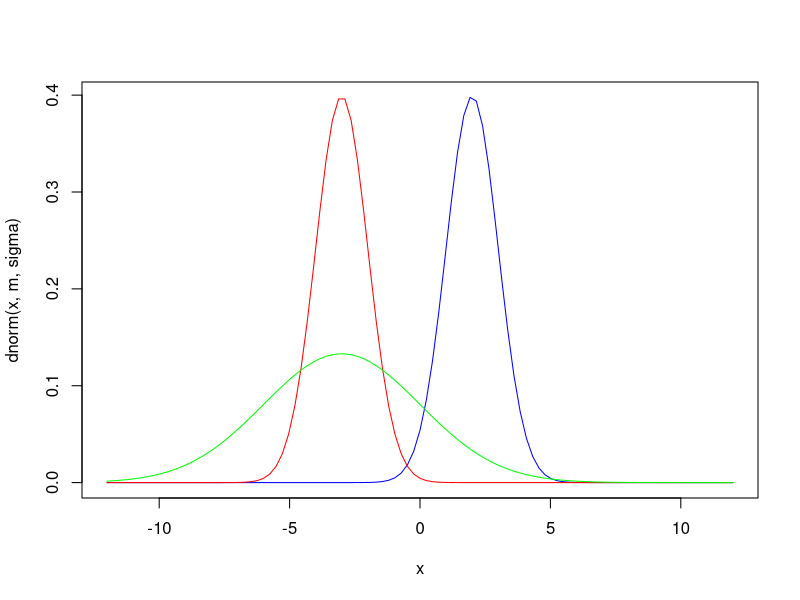
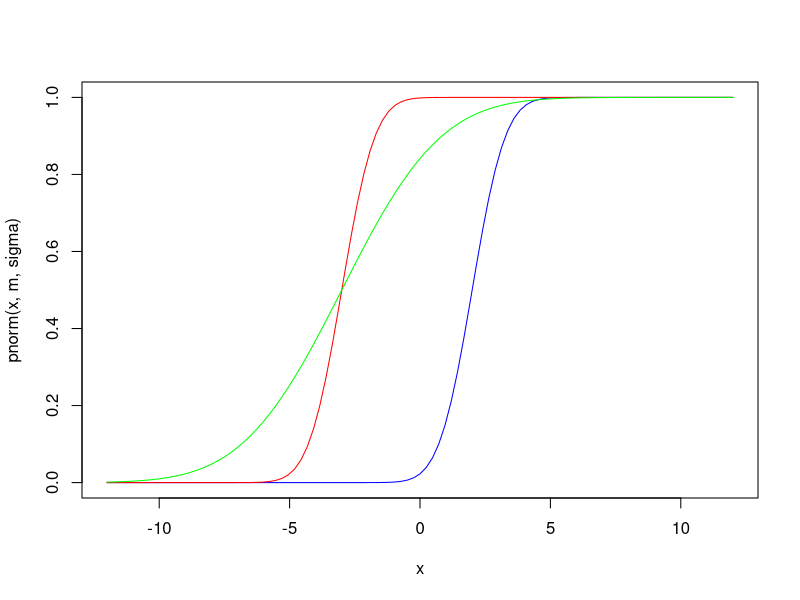
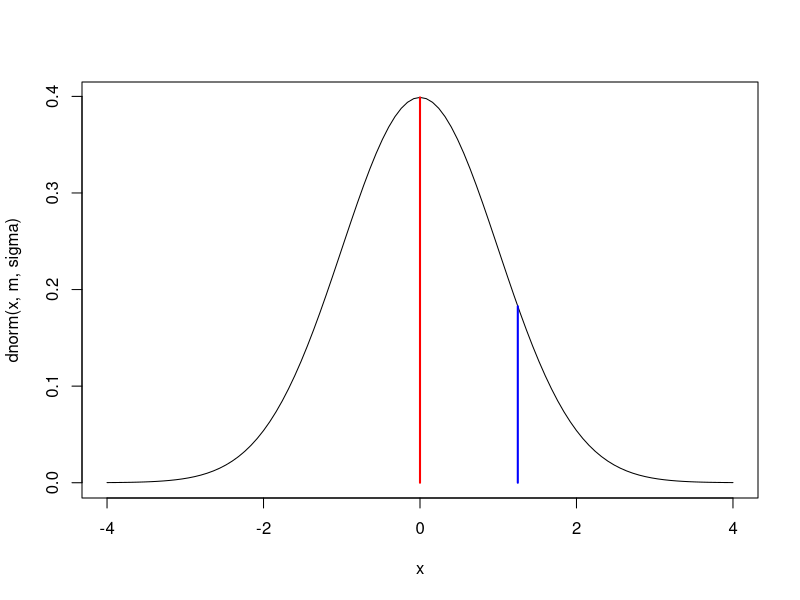
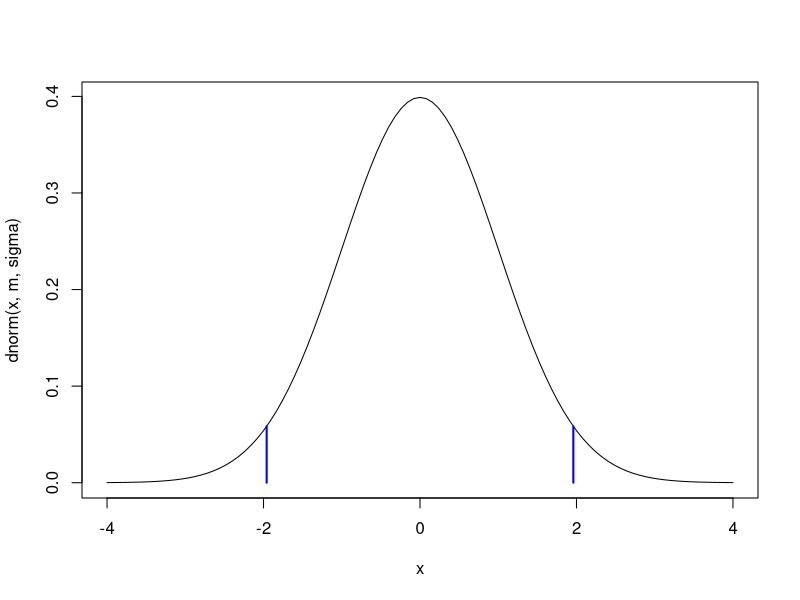

R code for these plots, in order:
# Principes et Méthodes Statistiques
# Fiche 1 - Exercice 1

# Visualisation de la densité d'une loi normale
m<-2
sigma<-1
curve(dnorm(x,m,sigma),-12,12, col="blue")

# On change la moyenne
m<--3
curve(dnorm(x,m,sigma),add=T, col="red")

# On change la variance
sigma<-3
curve(dnorm(x,m,sigma),add=T, col="green")

# Remarquer que l'aire sous la densité est constante (elle vaut 1)

# Même chose avec la fonction de répartition
m<-2
sigma<-1
curve(pnorm(x,m,sigma),-12,12, col="blue")
pnorm(0,m,sigma)

m<--3
curve(pnorm(x,m,sigma),add=T, col="red")
pnorm(0,m,sigma)

sigma<-3
curve(pnorm(x,m,sigma),add=T, col="green")
pnorm(0,m,sigma)


# Loi normale centrée-réduite
m<-0
sigma<-1
curve(dnorm(x,m,sigma),-4,4)


# Voir la table 1 de la loi normale centrée-réduite en 8.2.1.

pnorm(0)
lines(c(0,0),c(0,dnorm(0)),col="red",lwd=2)

pnorm(1.25)
lines(c(1.25,1.25),c(0,dnorm(1.25)),col="blue",lwd=2)

pnorm(1)
1-pnorm(1)
pnorm(-1)

# Voir la table 2 de la loi normale centrée-réduite en 8.2.2.

qnorm(1-0.05/2)
qnorm(1-0.25/2)

curve(dnorm(x,m,sigma),-4,4)
lines(c(qnorm(1-0.05/2),qnorm(1-0.05/2)),c(0,dnorm(qnorm(1-0.05/2))),col="blue",lwd=2)
lines(c(-qnorm(1-0.05/2),-qnorm(1-0.05/2)),c(0,dnorm(qnorm(1-0.05/2))),col="blue",lwd=2)



